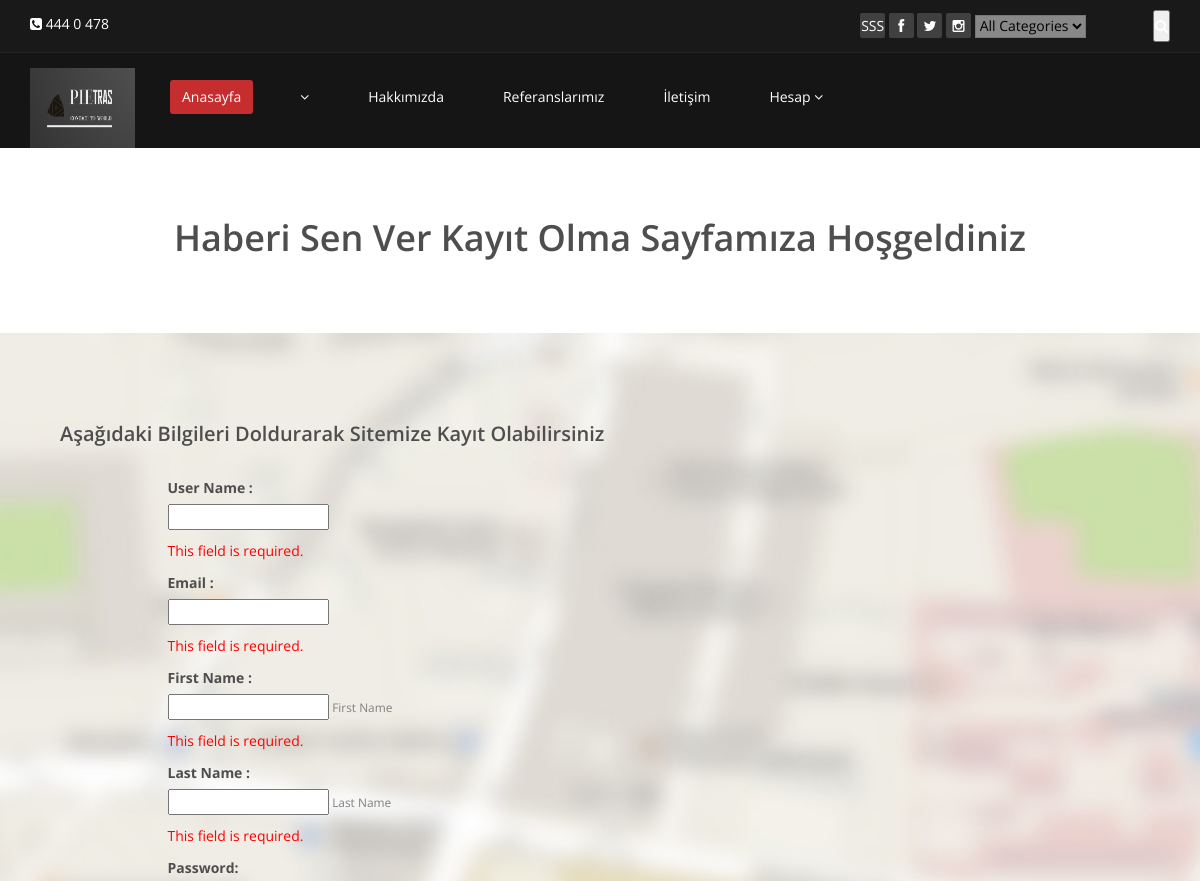
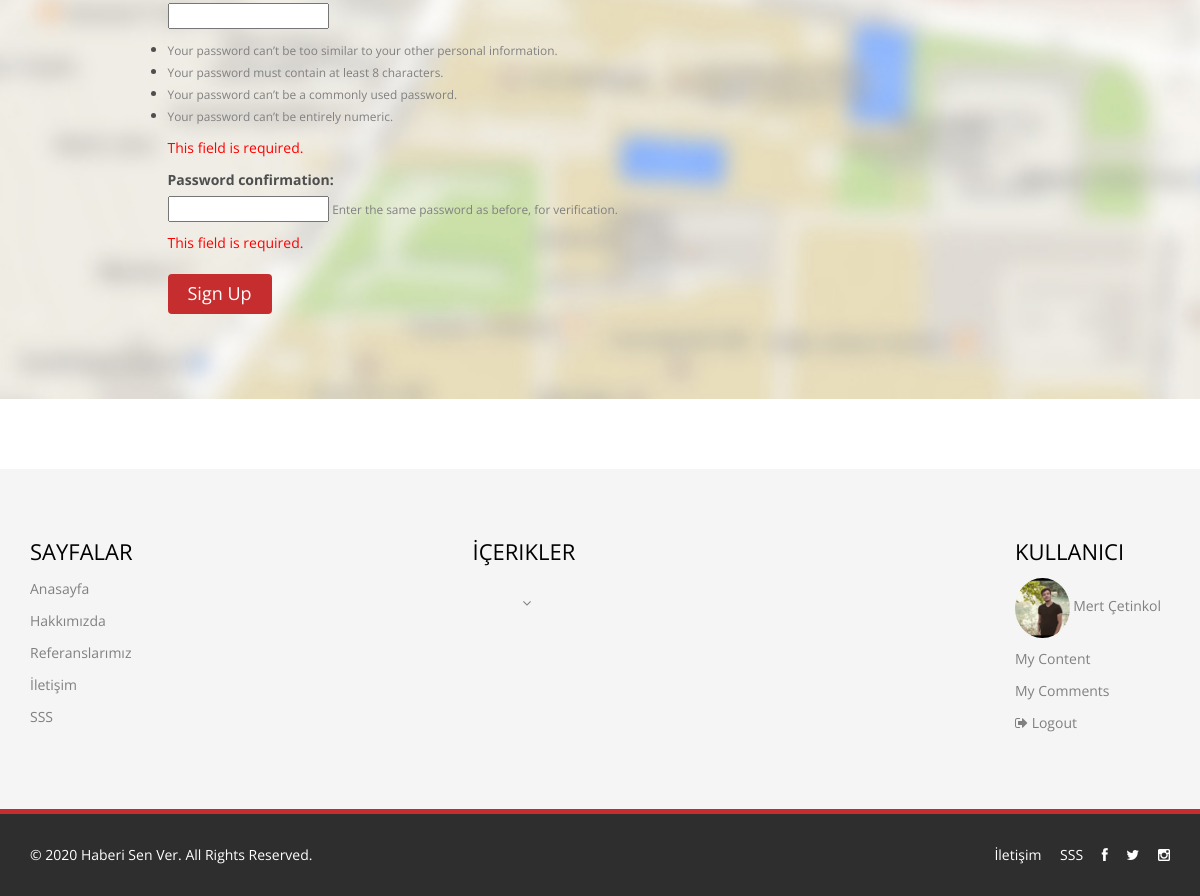
The page /register/ (signed in) on the database as committed earlier (2 pictures, top to bottom).
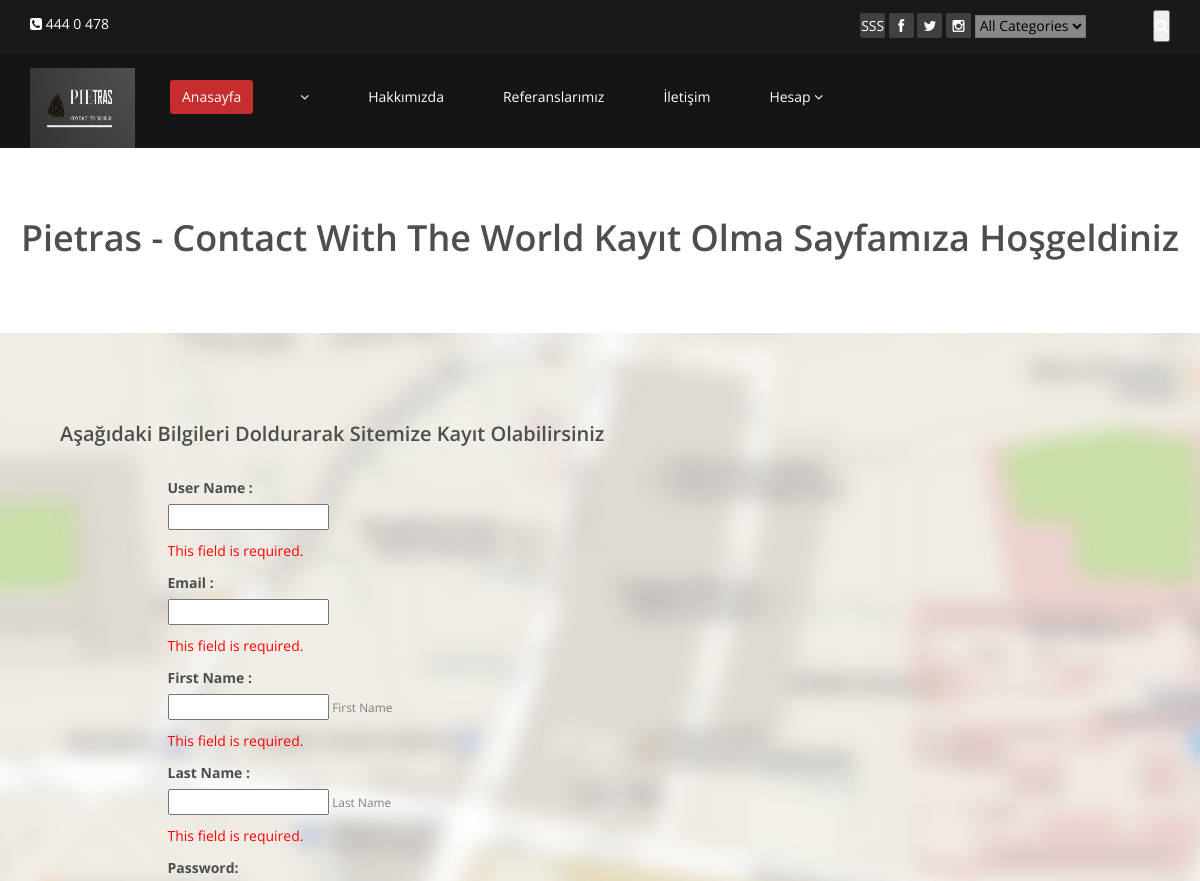
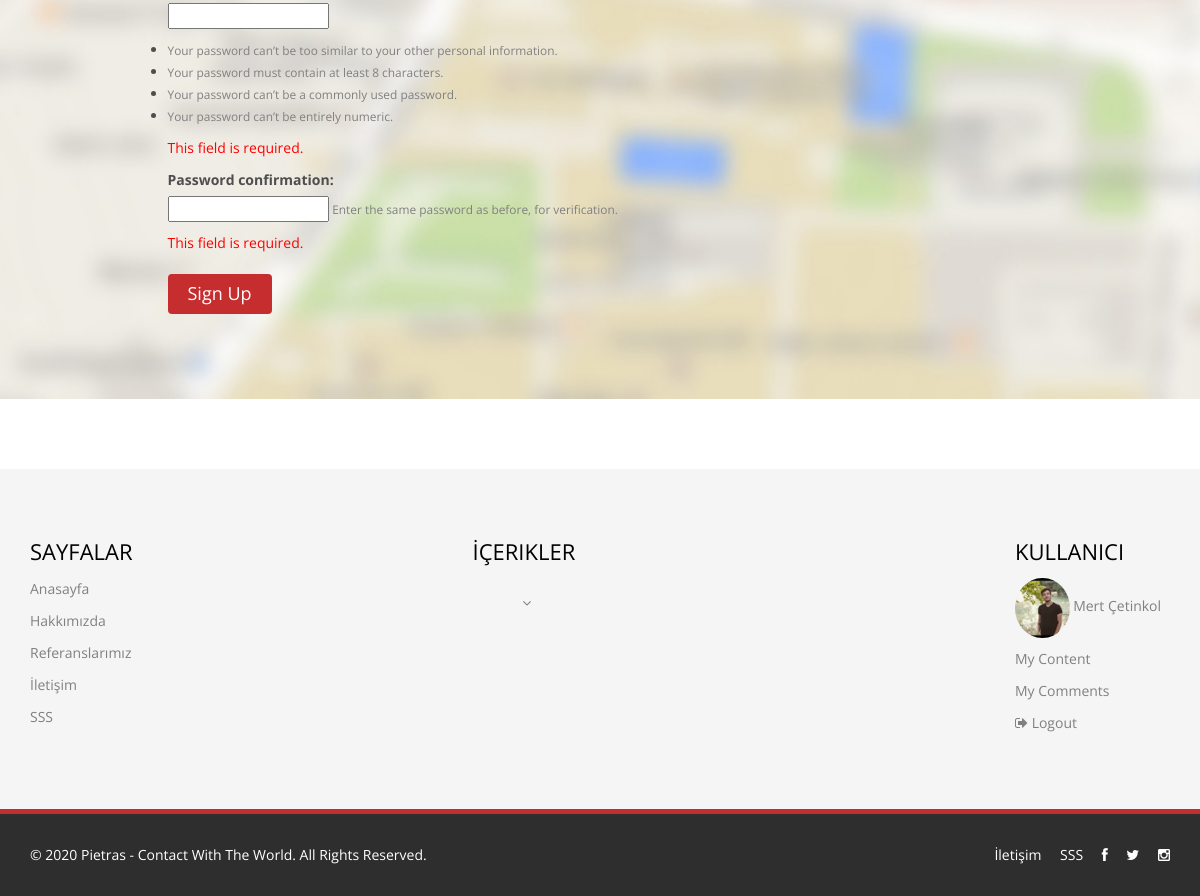
The same page on the database as committed later (2 pictures, top to bottom).
### Home/models.py (models this page shows, shortened)
class Setting(models.Model):
    STATUS =(
        ('True', 'Evet'),
        ('False', 'Hayır'),
    )
    title = models.CharField(max_length=150)
    keywords = models.CharField(max_length=200)
    description = models.CharField(max_length=200)
    company = models.CharField(max_length=50)
    address = models.CharField(blank=True, max_length=150)
    phone = models.CharField(blank=True,max_length=15)
    fax = models.CharField(blank=True, max_length=15)
    email = models.CharField(blank=True, max_length=50)
    map = models.TextField(blank=True)
    smtpserver = models.CharField(blank=True, max_length=20)
    smtpemail = models.CharField(blank=True, max_length=20)
    smtppassword = models.CharField(blank=True, max_length=20)
    smtpport = models.CharField(blank=True, max_length=5)
    icon = models.ImageField(blank=True, upload_to='images/')
    facebook = models.CharField(max_length=50)
    twitter = models.CharField(max_length=50)
    instagram = models.CharField(max_length=50)
    aboutus = RichTextUploadingField(blank=True)
    contactus = RichTextUploadingField(blank=True)
    references = RichTextUploadingField(blank=True)
    status = models.CharField(max_length=10, choices=STATUS)
    created_at = models.DateTimeField(auto_now_add=True)
    updated_at = models.DateTimeField(auto_now=True)

### Home/views.py (the view, shortened to what this page needs)
# urls.py: path('register/', views.register_view, name='register_view'),
def register_view(request):
    form = SignUpForm(request.POST)
    category = Category.objects.all()
    setting = Setting.objects.get(pk=1)
    context = {'category': category,
               'setting': setting,
               'form': form,
               }
    return render(request, 'register.html', context)

### Home/forms.py
class SignUpForm(UserCreationForm):
    username = forms.CharField(max_length=30, label='User Name :')
    email = forms.CharField(max_length=200, label='Email :')
    first_name = forms.CharField(max_length=50, help_text='First Name', label='First Name :')
    last_name = forms.CharField(max_length=50, help_text='Last Name', label='Last Name :')
    class Meta:
        model = User
        fields = ('username', 'email', 'first_name', 'last_name', 'password1', 'password2',)

### Home/templates/register.html (shortened to what this page needs)
{% extends 'homebase.html' %}
{% load static %}
{% block body%}
    <section id="contact-info">
        <div class="center">
            <h2> {{setting.company}} Kayıt Olma Sayfamıza Hoşgeldiniz </h2>
        </div>
        <div class="gmap-area">
            <div class="container">
                <div class="row">
                    <div class="col-md-12">
                        <div class="container">
                            <div class="col-md-12">
                                <h2>Aşağıdaki Bilgileri Doldurarak Sitemize Kayıt Olabilirsiniz</h2>
                                <br>
                                <div class="col-sm-7 col-sm-offset-1">
                                    <div class="form-group">
                                        <form method="post">
                                            {% for field in form %}
                                                <p>
                                                    {{ field.label_tag }}<br>
                                                    {{ field }}
                                                    {% if field.help_text %}
                                                        <small style="color: grey">{{ field.help_text }}</small>
                                                    {% endif %}
                                                    {% for error in field.errors %}
                                                        <p style="color: red"> {{ error }}</p>
                                                    {% endfor %}
                                                </p>
                                            {% endfor %}
                                            <button class="btn btn-primary btn-lg"type="submit"> Sign Up</button>
                                        </form>
                                    </div>
                                </div>
                            </div>
                        </div>
                    </div>
                </div>
            </div>
        </div>
    </section>
{% endblock %}

### Home/templates/header.html (shortened to what this page needs)
{% load static %}
<header id="header">
    <div class="top-bar">
        <div class="container">
            <div class="row">
                <div class="col-sm-6 col-xs-4">
                    <div class="top-number"><p><i class="fa fa-phone-square"></i>  {{ setting.phone}}</p></div>
                </div>
                <div class="col-sm-6 col-xs-8">
                    <div class="social">
                        <ul class="social-share">
                            <li><a href="/SSS"> SSS</a></li>
                            <li><a href="{{ setting.facebook}}"><i class="fa fa-facebook"></i></a></li>
                            <li><a href="{{ setting.twitter}}"><i class="fa fa-twitter"></i></a></li>
                            <li><a href="{{ setting.instagram}}"><i class="fa fa-instagram"></i></a></li>
                        </ul>
                        <div class="search">
                            <form role="form" action="/search/" method="post">
                                {% load mptt_tags %}
                                <select style="background-color: #888888" name="catid" class="input search">
                                    <option value="0"> All Categories</option>
                                </select>
                                <input id="query" name="query" type="text" class="search-form" autocomplete="off" placeholder="Enter your Keywords">
                                <button class="search-btn"><i class="fa fa-search"></i></button>
                            </form>
                        </div>
                    </div>
                </div>
            </div>
        </div>
    </div>
    <nav class="navbar navbar-inverse" role="banner">
        <div class="container">
            <div class="navbar-header">
                <a class="navbar-brand" href="/"><img src="{% static 'images/logom1.png' %}" style="height: 60pt;width: 105px;" alt="logo"></a>
                <ul class="nav navbar-nav">
                    <li class="active"><a href="/">Anasayfa</a></li>
                    {% load mptt_tags %}
                    {% recursetree category %}
                        <li class="dropdown">
                            <a href="/category/{{ node.id }}/{{ node.slug }}" {% if not node.is_leaf_node %} class="dropdown" {% endif %}>{{ node.title }}  {% if not node.is_leaf_node %}<i class="fa fa-angle-down"></i>{% endif %}</a>
                        </li>
                    {% endrecursetree %}
                    <li><a href="/hakkimizda">Hakkımızda</a></li>
                    <li><a href="/referanslar">Referanslarımız</a></li>
                    <li><a href="/iletisim">İletişim</a></li>
                    {% if user.id is not None %}
                        <li class="dropdown">
                            <a href="#" class="dropdown-toggle" data-toggle="dropdown">Hesap  <i class="fa fa-angle-down"></i></a>
                        </li>
                    {% endif %}
                </ul>
            </div>
        </div>
    </nav>
</header>

### Home/templates/footer.html (shortened to what this page needs)
{% load static %}
<section id="bottom">
    <div class="container wow fadeInDown" data-wow-duration="1000ms" data-wow-delay="600ms">
        <div class="row">
            <div class="col-md-3 col-sm-8">
                <div class="widget">
                    <h3>Sayfalar</h3>
                    <ul>
                        <li class="active"><a href="/">Anasayfa</a></li>
                        <li><a href="/hakkimizda">Hakkımızda</a></li>
                        <li><a href="/referanslar">Referanslarımız</a></li>
                        <li><a href="/iletisim">İletişim</a></li>
                        <li><a href="/SSS"> SSS</a></li>
                    </ul>
                </div>
            </div>
            <div class="col-md-3 col-sm-8" style="margin-left: 150px">
                <div class="widget">
                    <h3>İçerikler</h3>
                    <ul class="nav navbar-nav">
                        {% load mptt_tags %}
                        {% recursetree category %}
                            <li class="dropdown">
                                <a href="/category/{{ node.id }}/{{ node.slug }}" {% if not node.is_leaf_node %} class="dropdown" {% endif %}>{{ node.title }}  {% if not node.is_leaf_node %}<i class="fa fa-angle-down"></i>{% endif %}</a>
                            </li>
                        {% endrecursetree %}
                </div>
            </div>
            <div style="margin-left: 1000px">
                <div class="widget">
                    <h3>Kullanıcı</h3>
                    {% if user.id is not None %}
                        <ul >
                            <li><a href="/user"><img src="{{ user.userprofile.image.url}}" height="60px" class="img-circle"> {{user.first_name}} {{user.last_name}} </a></li>
                            <li><a href="/user/mynews">My Content </a></li>
                            <li><a href="/user/comments/">My Comments </a></li>
                            <li><a href="/logout/"><i class="fa fa-sign-out"> </i>  Logout</a></li>
                        </ul>
                    {% else %}
                        <ul >
                            <li><a href="/login/"><i class="fa fa-unlock"> </i>  Login</a></li>
                            <li><a href="/register/"><i class="fa fa-sign-in"> </i>  Sign up</a></li>
                        </ul>
                    {% endif %}
                </div>
            </div>
        </div>
    </div>
</section>
<footer id="footer" class="midnight-blue">
    <div class="container">
        <div class="row">
            <div class="col-sm-6">
                &copy; 2020 <a target="_blank" href="/hakkimizda" title="The Best Content Producer Web Site of the World!">{{setting.company}}</a>. All Rights Reserved.
            </div>
            <div class="col-sm-6">
                <ul class="pull-right">
                    <li><a href="/iletisim">İletişim</a></li>
                    <li><a href="/SSS">SSS</a></li>
                    <li><a href="{{ setting.facebook}}"><i class="fa fa-facebook"></i></a></li>
                    <li><a href="{{ setting.twitter}}"><i class="fa fa-twitter"></i></a></li>
                    <li><a href="{{ setting.instagram}}"><i class="fa fa-instagram"></i></a></li>
                </ul>
            </div>
        </div>
    </div>
</footer>

Rows that differ between the two databases and show on the page:
changed Setting: company "Haberi Sen Ver" → "Pietras - Contact With The World"
